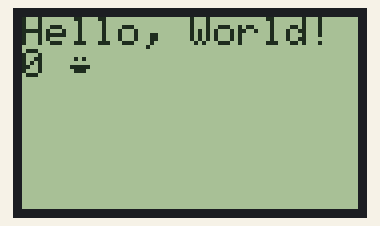
Simulated run of this program. Board: Arduino Uno, built with avr-gcc and run on an emulated ATmega328P. On the bench: 84×48 one-colour display.

Above: at 0.13 s.
At 4.98 s:
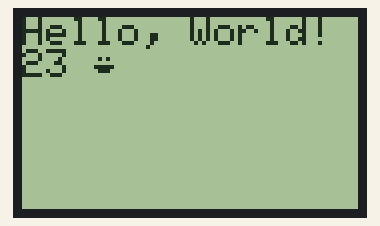
At 10.05 s:
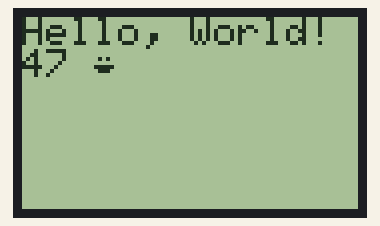
At 19.97 s:
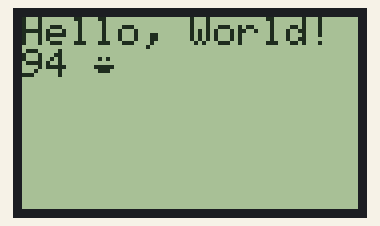
At 29.92 s:
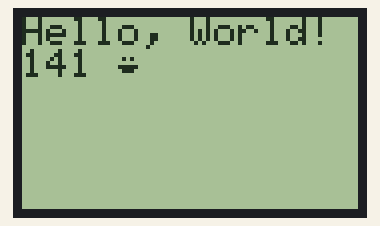
At 39.87 s:
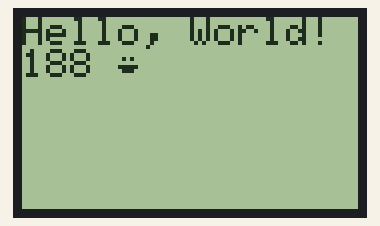

The program:

main.cpp
```cpp
#include <Arduino.h>
/*
 * PCD8544 - Interface with Philips PCD8544 (or compatible) LCDs.
 *
 * Copyright (c) 2010 Carlos Rodrigues <cefrodrigues@gmail.com>
 *
 * Permission is hereby granted, free of charge, to any person obtaining a copy
 * of this software and associated documentation files (the "Software"), to deal
 * in the Software without restriction, including without limitation the rights
 * to use, copy, modify, merge, publish, distribute, sublicense, and/or sell
 * copies of the Software, and to permit persons to whom the Software is
 * furnished to do so, subject to the following conditions:
 *
 * The above copyright notice and this permission notice shall be included in
 * all copies or substantial portions of the Software.
 *
 * THE SOFTWARE IS PROVIDED "AS IS", WITHOUT WARRANTY OF ANY KIND, EXPRESS OR
 * IMPLIED, INCLUDING BUT NOT LIMITED TO THE WARRANTIES OF MERCHANTABILITY,
 * FITNESS FOR A PARTICULAR PURPOSE AND NONINFRINGEMENT. IN NO EVENT SHALL THE
 * AUTHORS OR COPYRIGHT HOLDERS BE LIABLE FOR ANY CLAIM, DAMAGES OR OTHER
 * LIABILITY, WHETHER IN AN ACTION OF CONTRACT, TORT OR OTHERWISE, ARISING FROM,
 * OUT OF OR IN CONNECTION WITH THE SOFTWARE OR THE USE OR OTHER DEALINGS IN
 * THE SOFTWARE.
 */

/*
 * To use this sketch, connect the eight pins from your LCD like thus:
 *
 * Pin 1 -> +3.3V (rightmost, when facing the display head-on)
 * Pin 2 -> Arduino digital pin 3
 * Pin 3 -> Arduino digital pin 4
 * Pin 4 -> Arduino digital pin 5
 * Pin 5 -> Arduino digital pin 7
 * Pin 6 -> Ground
 * Pin 7 -> 10uF capacitor -> Ground
 * Pin 8 -> Arduino digital pin 6
 *
 * Since these LCDs are +3.3V devices, you have to add extra components to
 * connect it to the digital pins of the Arduino (not necessary if you are
 * using a 3.3V variant of the Arduino, such as Sparkfun's Arduino Pro).
 */


#include <PCD8544.h>
static const byte glyph[] = { B00010000, B00110100, B00110000, B00110100, B00010000 };
static PCD8544 lcd;
void setup() {
  lcd.begin(84, 48);
  lcd.createChar(0, glyph);
}


void loop() {
  static int counter = 0;
  lcd.setCursor(0, 0);
  lcd.print("Hello, World!");
  lcd.setCursor(0, 1);
  lcd.print(counter, DEC);
  lcd.write(' ');
  lcd.write(0);
  delay(200);
  counter++;
}
```
